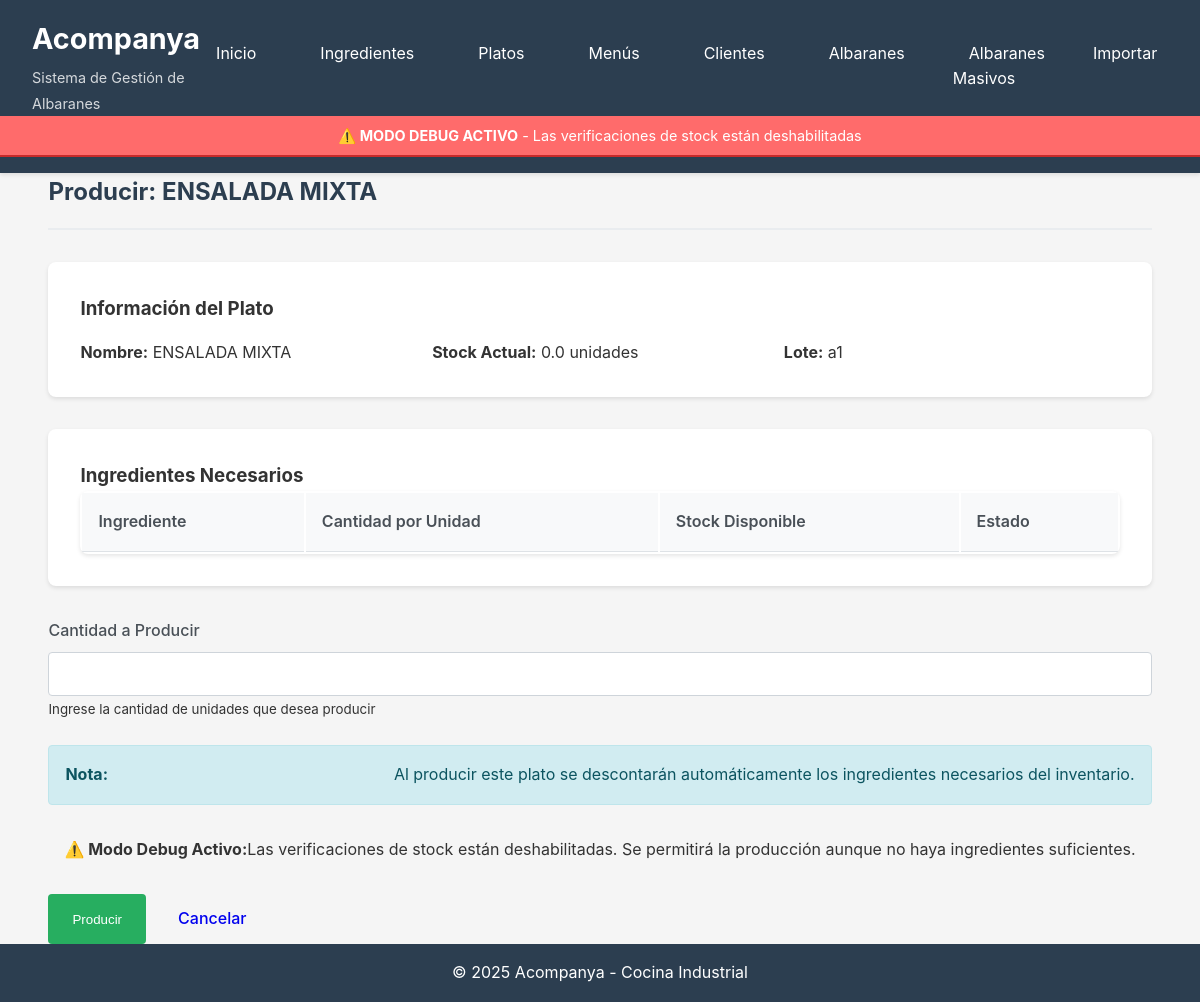
Before: /platos/producir/1 with the older database file.
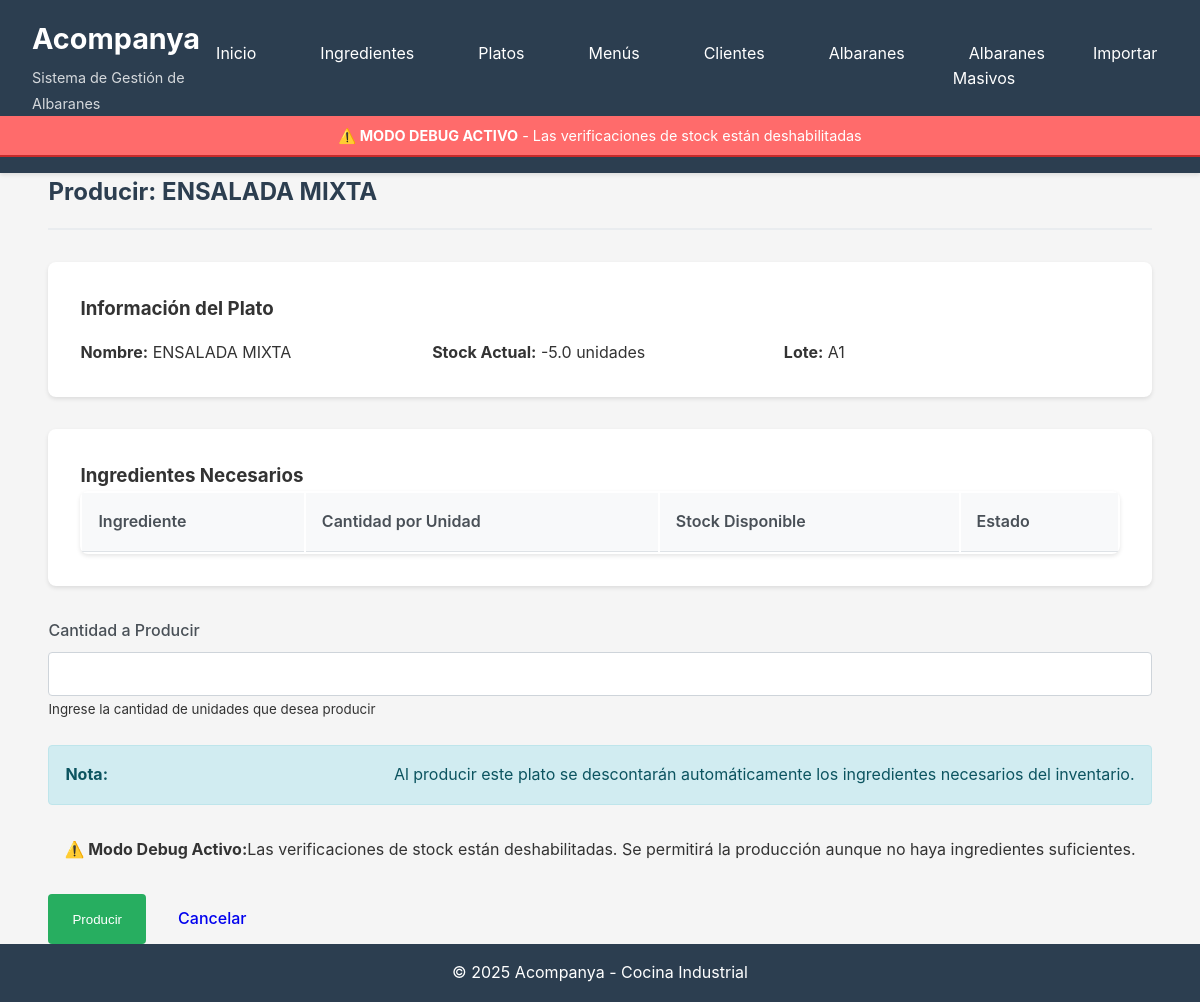
After: the same page with the newer database file.
### database/models.py (models this page shows, shortened)
class Plato(db.Model):
    __tablename__ = 'platos'
    id = db.Column(db.Integer, primary_key=True)
    nombre = db.Column(db.String(200), nullable=False)
    lote_propio = db.Column(db.String(100), nullable=True)
    stock_actual = db.Column(db.Float, nullable=False, default=0)
    unidad = db.Column(db.String(50), nullable=False, default='unidades')
    created_at = db.Column(db.DateTime, default=datetime.utcnow)
    updated_at = db.Column(db.DateTime, default=datetime.utcnow, onupdate=datetime.utcnow)
    ingredientes = db.relationship('Ingrediente', secondary=platos_ingredientes, backref='platos')
    movimientos = db.relationship('MovimientoStock',
                                 primaryjoin="and_(MovimientoStock.entidad_tipo=='plato', "
                                           "MovimientoStock.entidad_id==Plato.id)",
                                 foreign_keys='MovimientoStock.entidad_id',
                                 backref='plato_ref',
                                 lazy='dynamic',
                                 overlaps="ingrediente_ref,movimientos")
    detalles_albaran = db.relationship('AlbaranDetalle', backref='plato', lazy='dynamic')
    def obtener_ingredientes_con_cantidad(self):
        result = db.session.query(
            Ingrediente,
            platos_ingredientes.c.cantidad,
            platos_ingredientes.c.unidad
        ).join(
            platos_ingredientes,
            platos_ingredientes.c.ingrediente_id == Ingrediente.id
        ).filter(
            platos_ingredientes.c.plato_id == self.id
        ).all()
        return result

### routes/platos.py (the view, shortened to what this page needs)
@platos_bp.route('/producir/<int:id>', methods=['GET', 'POST'])
def producir(id):
    plato = Plato.query.get_or_404(id)
    ingredientes = plato.obtener_ingredientes_con_cantidad()
    return render_template('platos/producir.html', plato=plato, ingredientes=ingredientes)

### app.py (called while the page is built)
def create_app():
    app = Flask(__name__)
    app.config.from_object(Config)
    init_db(app)
    app.register_blueprint(ingredientes_bp, url_prefix='/ingredientes')
    app.register_blueprint(platos_bp, url_prefix='/platos')
    app.register_blueprint(menus_bp, url_prefix='/menus')
    app.register_blueprint(albaranes_bp, url_prefix='/albaranes')
    app.register_blueprint(importar_bp, url_prefix='/importar')
    app.register_blueprint(clientes_bp, url_prefix='/clientes')
    app.register_blueprint(albaranes_masivos_bp, url_prefix='/albaranes-masivos')
    @app.context_processor
    def inject_config():
        return dict(config=app.config)
    @app.route('/')
    def index():
        return render_template('index.html')
    @app.route('/dashboard')
    def dashboard():
        return render_template('dashboard.html')
    return app

### templates/platos/producir.html (shortened to what this page needs)
{% extends "base.html" %}
{% block content %}
<div class="page-header">
    <h2>Producir: {{ plato.nombre }}</h2>
</div>
<div class="albaran-header">
    <h3>Información del Plato</h3>
    <div class="albaran-info">
        <div>
            <strong>Nombre:</strong> {{ plato.nombre }}
        </div>
        <div>
            <strong>Stock Actual:</strong> {{ plato.stock_actual }} {{ plato.unidad }}
        </div>
        <div>
            <strong>Lote:</strong> {{ plato.lote_propio or 'Sin lote' }}
        </div>
    </div>
</div>
<div class="albaran-section">
    <h3>Ingredientes Necesarios</h3>
    <table class="table">
        <thead>
            <tr>
                <th>Ingrediente</th>
                <th>Cantidad por Unidad</th>
                <th>Stock Disponible</th>
                <th>Estado</th>
            </tr>
        </thead>
    </table>
</div>
<form method="POST" action="">
    <div class="form-group">
        <label for="cantidad" class="form-label">Cantidad a Producir</label>
        <input type="number" class="form-control" id="cantidad" name="cantidad"
               min="1" step="1" required>
        <small class="text-muted">
            Ingrese la cantidad de {{ plato.unidad }} que desea producir
        </small>
    </div>
    <div class="alert alert-info">
        <strong>Nota:</strong> Al producir este plato se descontarán automáticamente los ingredientes necesarios del inventario.
    </div>
    {% if config.DEBUG_MODE %}
    <div class="alert alert-warning">
        <strong>⚠️ Modo Debug Activo:</strong> Las verificaciones de stock están deshabilitadas. Se permitirá la producción aunque no haya ingredientes suficientes.
    </div>
    {% endif %}
    <div class="action-group">
        <button type="submit" class="btn btn-success">Producir</button>
        <a href="{{ url_for('platos.listar') }}" class="btn btn-secondary">Cancelar</a>
    </div>
</form>
{% endblock %}

Changed rows visible on the page:
changed Plato "ENSALADA MIXTA": stock_actual "0.0" → "-5.0"; lote_propio "a1" → "A1"
